Frame 1 (no input): blank canvas, image omitted
Frame 60 (the mouse pressed at the canvas centre just before this capture): blank canvas, image omitted
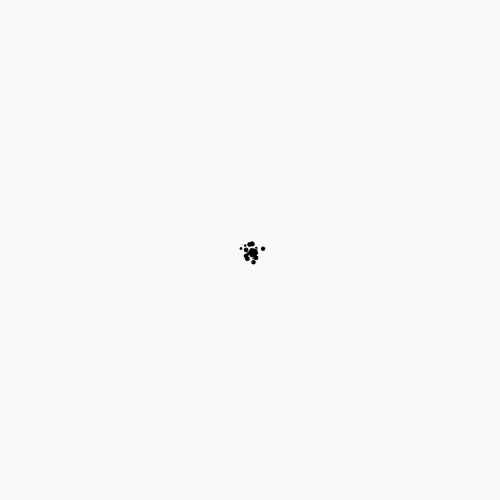
Frame 120 (the mouse held since frame 60 and released just before this capture)

The Processing sketch whose frames 1 and 60 were blank and that drew this single picture after the mouse press (run headless with seeded random() and noise(); from frame 60 on, the mouse is pressed at the canvas centre):

// Processing sketch: mouseArt
// ── mouseArt.pde
mouse m;
//bug b = new bug();
PVector gravity = new PVector(0, 2);
void setup()
{
  size(500, 500);
  m = new mouse(30);
  noStroke();
  fill(255);
  noCursor();
}
void draw()
{
  background(250);
  //b.update();
  m.update();
  m.show();
}
class mouse
{
  PVector[] loc;
  part[] parts = new part[50];
  mouse(int s)
  {
    loc = new PVector[s];
    for (int i = 0; i < s; i++)
    {
      loc[i] = new PVector(mouseX, mouseY);
    }
    for (int i = 0; i < parts.length; i++)
    {
      parts[i] = new part(1, 30, this.loc[0]);
    }
  }
  void update()
  {
    for (int i = loc.length-1; i > 0; i--)
    {
      loc[i].x = loc[i-1].x;
      loc[i].y = loc[i-1].y;
    }

    loc[0].x = mouseX;
    loc[0].y = mouseY;
    //loc[0].x = b.loc.x;
    //loc[0].y = b.loc.y;

    for (part p : parts)
    {
      if (p.life == 0)
        p = new part(1, 30, this.loc[0]);
      else
        p.update();
    }
  }
  void show()
  {
    for (int i = 0; i < loc.length; i++)
    {
      ellipse(loc[i].x, loc[i].y, 5*sin(i*0.1), 5*sin(i*0.1));
    }
  }
}
class part
{
  PVector loc = new PVector(0, 0);
  PVector speed = new PVector(0, 0);
  PVector acc = new PVector(0, 0);
  int life;
  int maxLife;
  float mass;
  color c;
  float r = random(0.4, 3);

  part(float m, int l, PVector follow)
  {
    c = color(random(#FFFFFF));
    life = int(random(0.85*l, 1.15*l));
    maxLife = life;
    loc = follow.add(PVector.random2D());
    speed.set(PVector.random2D().mult(6));
    mass = m;
  }
  void update()
  {
    applyForce(gravity);
    life--;
    speed.add(acc);
    //acc.set(0, 0);
    loc.add(speed);

    if (life<0.7*maxLife)
    {
      r*=0.8;
      maxLife = life;
    }

    this.show();
  }
  void applyForce(PVector F)
  {
    acc.add(F.copy().mult(1/this.mass));
  }
  void show()
  {
    fill(c);
    ellipse(loc.x, loc.y, 2*r, 2*r);
  }
}
class bug
{
  PVector loc = new PVector(mouseX,mouseY); 
  PVector speed = new PVector(0,0);
  void update()
  {
    speed.add(PVector.fromAngle(noise(loc.x*3,loc.y*3)));
    loc.add(speed.mult(0.5));
    ellipse(loc.x,loc.y,4,4);
  }
  
}
